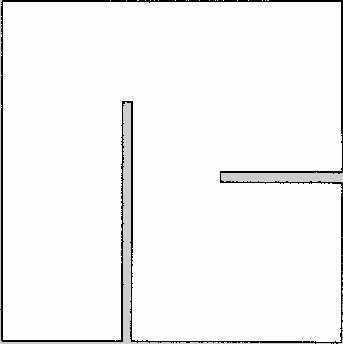
#> input picture maps/room2.pgm, 343 x 344 px
$ python kinclong_ML.py
#> lines starting #> are read from the running program, lines starting #| are printed output that depends on the picture; after the words box and inside, x2 and y2 are one past the last pixel; in counts of white or black regions, pixels touching at a corner belong together
import cv2
import numpy as np
from PIL import Image
import matplotlib.pyplot as plt
import pickle
from matplotlib import style
import time
import os
import random
import hashlib

style.use("ggplot")

HM_EPISODES = 16000

MOVE_PENALTY = 0.1
CLEAN_PENALTY = 3
CLEAN_REWARD = 30

epsilon = 1.0
EPSILON_RESET_INTERVAL = 4000
epsilon_reset_trigger = EPSILON_RESET_INTERVAL
MAX_EPSILON = 1.0
MIN_EPSILON = 0.2
STEP_SCALE = 1.2
EPS_DECAY = 0.9999
SHOW_EVERY = 2000

start_q_table = None
LEARNING_RATE = 0.05
DISCOUNT = 0.99

episode_rewards = []

VACCUUM_N = 1
DIRY_N = 2
CLEAN_N = 3

# pgm map conversion to use in opencv
script_dir = os.path.dirname(os.path.abspath(__file__))
pgm_path = os.path.join(script_dir, "maps", "room2.pgm")

img = cv2.imread(pgm_path, cv2.IMREAD_GRAYSCALE)
#> img is the input picture: shape (344, 343); min 0, max 254, mean 244.3

invert = cv2.bitwise_not(img)
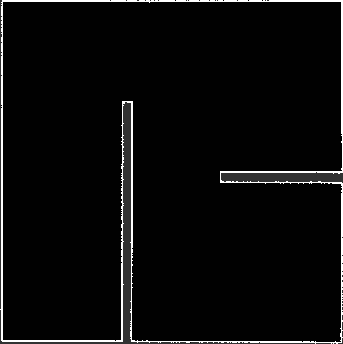
#> invert: shape (344, 343); min 1, max 255, mean 10.7

_, binary_map = cv2.threshold(invert, 250, 255, cv2.THRESH_BINARY)
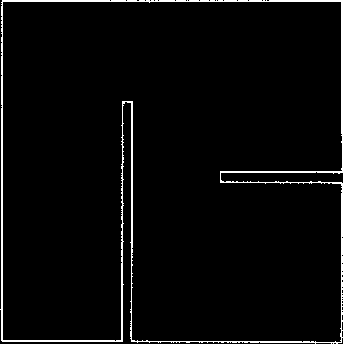
#> binary_map: shape (344, 343); 3.2% white in thin lines or dots

contours, hierarchy = cv2.findContours(binary_map, cv2.RETR_TREE, cv2.CHAIN_APPROX_SIMPLE)
#> contours = 2 contours; box (x1, y1, x2, y2) and area: (0, 0, 343, 344) 113028, (2, 1, 343, 343) 111371

debug_img = cv2.cvtColor(binary_map, cv2.COLOR_GRAY2BGR)
#> debug_img: shape (344, 343, 3); 3.2% white in thin lines or dots
cv2.drawContours(debug_img, contours, -1, (255, 255, 255), 2)
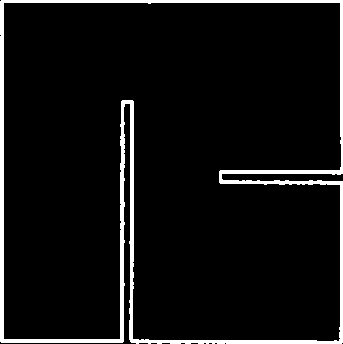
#> debug_img: shape (344, 343, 3); 6.4% white; 1 white region, box (x1, y1, x2, y2) and area: (0, 0, 343, 344) 7505

# Hash function for Q-table seeing the grid
def hash_state(posx, posy, tile_state):
    state_str = str((posx, posy, tile_state))
    return hashlib.md5(state_str.encode()).hexdigest()

def points_in_contours(x, y, contours, hierarchy):
    idx = 0
    while idx >= 0:
        if cv2.pointPolygonTest(contours[idx], (x, y), False) >= 0:
            if hierarchy[0][idx][3] != -1:
                return False
            else:
                return True
        idx = hierarchy[0][idx][0]
    return False

# [8 lines left out: function add_random_obstacle, not called in this run]

grid_size = 10
rows = img.shape[0] // grid_size
#> rows = 34
cols = img.shape[1] // grid_size
#> cols = 34

gridworld = np.zeros((rows, cols), dtype=np.uint8)
SIZE_Y, SIZE_X = gridworld.shape
#> SIZE_Y = 34; SIZE_X = 34

for i in range(rows):
    for j in range(cols):
        x = j * grid_size + grid_size // 2
        y = i * grid_size + grid_size // 2
        if points_in_contours(x, y, contours, hierarchy):
            gridworld[i, j] = 1
        else:
            gridworld[i, j] = 0
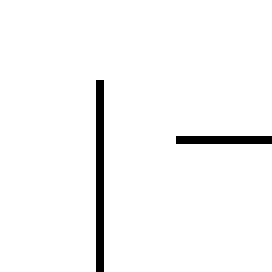
#> gridworld: shape (34, 34) (shown 8 times larger); values 0 (black) and 1 (white), 96.9% white; black in thin lines or dots, all inside (x1, y1, x2, y2) = (12, 10, 34, 34)

total_free_tiles = np.sum(gridworld == 1)
steps = int(4 * total_free_tiles)

# [33 lines left out: functions reward_for_lines, reward_for_quadrants, not called in this run]


# Color mapping: vacuum - orange, clean tile - green, dirty tile - red
d = {
    VACCUUM_N: (255, 175, 0),
    CLEAN_N: (0, 255, 0),
    DIRY_N: (0, 0, 255)
}

# Bot class: randomized start position
class Bot:
    def __init__(self):
        while True:
            self.x = np.random.randint(0, SIZE_X)
            self.y = np.random.randint(0, SIZE_Y)
            if gridworld[self.y][self.x] == 1:
                break

    def __str__(self):
        return f"{self.x}, {self.y}"

    def action(self, choice):
        if choice == 0:
            self.move(x=1, y=0)
        elif choice == 1:
            self.move(x=-1, y=0)
        elif choice == 2:
            self.move(x=0, y=-1)
        elif choice == 3:
            self.move(x=0, y=1)

    def move(self, x=0, y=0):
        new_x = self.x + x
        new_y = self.y + y
        if 0 <= new_x < SIZE_Y and 0 <= new_y < SIZE_X:
            if gridworld[new_y][new_x] == 1:
                self.x = new_x
                self.y = new_y

# Tiles class: initialize grid with dirty tiles
class Tiles:
    def __init__(self):
        # Initialize grid with DIRY_N (2) for dirty tiles
        self.grid = np.where(gridworld == 1, DIRY_N, 0)  # Set valid positions to DIRY_N
        self.visit_count = np.zeros_like(self.grid, dtype=int)  # Initialize visit count for each tile

    def state(self, bot):
        self.visit_count[bot.y][bot.x] += 1  # Increment visit count for the current tilr

        # Use bot.y for row and bot.x for column
        current_value = self.grid[bot.y][bot.x]
        if current_value == DIRY_N:
            self.grid[bot.y][bot.x] = CLEAN_N
            return CLEAN_REWARD
        elif current_value == CLEAN_N:
            revisit_penalty = CLEAN_PENALTY * min(self.visit_count[bot.y][bot.x], 3)  # Cap the penalty to avoid excessive negative rewards
            return -revisit_penalty
        else:
            return -MOVE_PENALTY

    def surroundings(self, bot):
        surrounding_tiles = []
        for dx in [-1 , 0 , 1]:
            for dy in [-1, 0, 1]:
                nx, ny = bot.x + dx, bot.y + dy
                if 0 <= nx < self.grid.shape[1] and 0 <= ny < self.grid.shape[0]:
                    surrounding_tiles.append(self.grid[ny][nx])
                else:
                    surrounding_tiles.append(-1) #invalid space (out of bounds)
        return tuple(surrounding_tiles)


if start_q_table is None:
    print("[INFO] Initializing new Q-table...")
    q_table = {}
    for i in range(SIZE_X):
        for j in range(SIZE_Y):
            q_table[(i, j)] = [np.random.uniform(-5, 0) for _ in range(4)]
else:
    print(f"[INFO] Loading Q-table from '{start_q_table}'...")
    with open(start_q_table, 'rb') as f:
        q_table = pickle.load(f)
    print(f"[INFO] Loaded Q-table with {len(q_table)} entries.")

for episode in range(HM_EPISODES):
    vac_bot = Bot()
    tile = Tiles()
    episode_reward = 0

    # Only compute the moving average if we have enough episodes.
    if episode % SHOW_EVERY == 0:
        if len(episode_rewards) >= SHOW_EVERY:
            avg_reward = np.mean(episode_rewards[-SHOW_EVERY:])
        else:
            avg_reward = np.mean(episode_rewards) if episode_rewards else 0
        print(f"on # {episode}, epsilon: {epsilon:.4f}")
        print(f"Last {SHOW_EVERY} episodes mean reward: {avg_reward}")

        show = True
    else:
        show = False

    if episode != 0 and episode % epsilon_reset_trigger == 0:
        epsilon = min(epsilon + 0.3, MAX_EPSILON)
        steps = int(steps * STEP_SCALE)
        print(f"[SCHEDULER] Epsilon reset to {epsilon:.2f}, Steps increased to {steps}")

    # Make an observation on the bot and the surrounding tiles
    for step in range(steps):
        # this hash will be filled once the bot actually starts
        obs = hash_state(vac_bot.x, vac_bot.y, tile.surroundings(vac_bot))

        # we need to create a initial value for the start
        if obs not in q_table:
            q_table[obs] = [np.random.uniform(-5, 0) for _ in range(4)]

        if np.random.random() > epsilon:
            action = np.argmax(q_table[obs])
        else:
            action = np.random.randint(0, 4)

        vac_bot.action(action)
        reward = tile.state(vac_bot)
        new_obs = hash_state(vac_bot.x, vac_bot.y, tile.surroundings(vac_bot))

        if new_obs not in q_table:
            q_table[new_obs] = [np.random.uniform(-5, 0) for _ in range(4)]

        max_future_q = np.max(q_table[new_obs])
        current_q = q_table[obs][action]

        new_q = (1 - LEARNING_RATE) * current_q + LEARNING_RATE * (reward + DISCOUNT * max_future_q)

        q_table[obs][action] = new_q
        episode_reward += reward

        if show:
            # Display the current state of the grid.
            env = np.zeros((SIZE_Y, SIZE_X, 3), dtype=np.uint8)
            for row in range(SIZE_Y):
                for col in range(SIZE_X):
                    val = tile.grid[row][col]
                    if gridworld[row][col] == 0:
                        env[row][col] = (100, 100, 100)
                    elif tile.visit_count[row][col] > 3:
                        env[row][col] = (30, 30, 30)
                    else:
                        env[row][col] = d.get(val, (0, 0, 0))

            env[vac_bot.y][vac_bot.x] = d[VACCUUM_N]
            tile_size = 20  # pixels per tile (adjust for your preference)

            # Resize entire map image before showing it
            upscaled_env = cv2.resize(env, (SIZE_X * tile_size, SIZE_Y * tile_size), interpolation=cv2.INTER_NEAREST)

            # create an outline of what the robot sees
            for dx in [-1, 0, 1]:
                for dy in [-1, 0, 1]:
                    nx, ny = vac_bot.x + dx, vac_bot.y +dy
                    if 0 <= nx < SIZE_X and 0 <= ny < SIZE_Y:
                        cv2.rectangle(upscaled_env,
                                      (nx * tile_size, ny * tile_size),
                                      ((nx + 1) * tile_size, (ny + 1) * tile_size),
                                      (255, 255, 255), 2)

            cv2.imshow("Environment", upscaled_env)

            if cv2.waitKey(20) & 0xFF == ord("q"):
                cv2.destroyAllWindows()
                exit()
#> (the program exits here)
